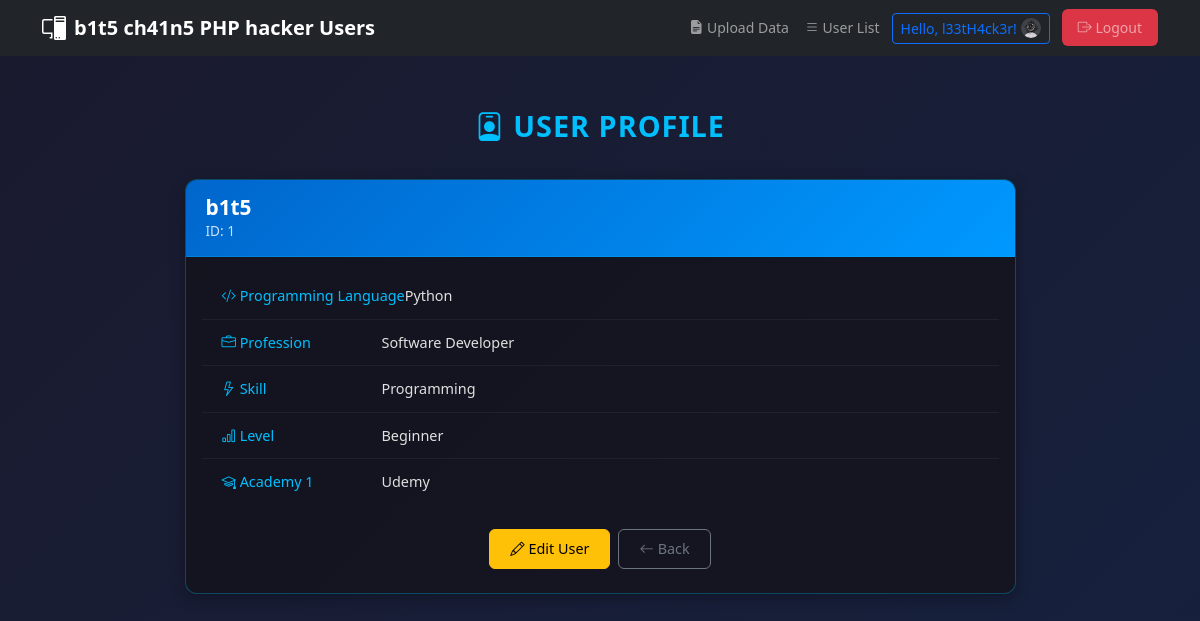
/includes/full_info.php?id=1&action=view (signed in), run on the app's committed database.
### tables this page shows
CREATE TABLE user_credentials (
  id_hacker TINYINT NOT NULL AUTO_INCREMENT PRIMARY KEY,
  hacker_name VARCHAR(20) NOT NULL UNIQUE,
  password VARCHAR(64) NOT NULL,  
  created_at TIMESTAMP DEFAULT CURRENT_TIMESTAMP
);

CREATE TABLE programming_lenguage_specialized (
  id_lenguage TINYINT NOT NULL AUTO_INCREMENT PRIMARY KEY, 
  lenguage_name VARCHAR(20)
);

CREATE TABLE profetions (
	id_profetion TINYINT NOT NULL AUTO_INCREMENT PRIMARY KEY,
    profetion_name VARCHAR(20) NOT NULL 
);

CREATE TABLE skills (
  id_skill TINYINT NOT NULL AUTO_INCREMENT PRIMARY KEY,
  skill_name VARCHAR(20) NOT NULL
);

CREATE TABLE skill_level (
  id_level TINYINT NOT NULL AUTO_INCREMENT PRIMARY KEY,
  level_name VARCHAR(13) DEFAULT NULL
);

CREATE TABLE academy_names (
  id_academy TINYINT NOT NULL AUTO_INCREMENT PRIMARY KEY,
  academy_name VARCHAR(20) DEFAULT NULL
);

### db/crud.php (called while the page is built, shortened)
<?php
    class Crud {
        private $ConnectioObject;
        function __construct($connection){
            $this->ConnectioObject = $connection;
        }
        function detail_users($id) {
            $this->id = $id;
            try {
                $Query = "SELECT uc.id_hacker as id_hacker,
                                 uc.hacker_name,
                                 pl.lenguage_name AS programming_lenguage,
                                 p.profetion_name AS profetion,
                                 s.skill_name AS skill,
                                 su.id_skill AS id_skill,
                                 l.level_name AS level_name,
                                 su.id_level
                          FROM user_credentials uc
                          LEFT JOIN programming_users_specialized pus ON uc.id_hacker = pus.id_hacker
                          LEFT JOIN programming_lenguage_specialized pl ON pus.id_lenguage = pl.id_lenguage
                          LEFT JOIN profetion_users pu ON uc.id_hacker = pu.id_hacker
                          LEFT JOIN profetions p ON pu.id_profetion = p.id_profetion
                          LEFT JOIN skill_user su ON uc.id_hacker = su.id_hacker
                          LEFT JOIN skills s ON su.id_skill = s.id_skill
                          LEFT JOIN skill_level l ON su.id_level = l.id_level
                          WHERE uc.id_hacker = :id";
                $stmt = $this->ConnectioObject->prepare($Query);
                $stmt->bindParam(':id', $this->id, PDO::PARAM_INT);
                $stmt->execute();
                return $stmt;
            } catch (PDOException $e) {
                error_log("Error in detail_users: " . $e->getMessage());
                return false;
            }
        }
        function user_academies($user_id) {
            $this->id = $user_id;
            try {
                $Query = "SELECT an.academy_name as academies_enrolled
                          FROM academy_users AS au
                          INNER JOIN academy_names AS an ON au.id_academy = an.id_academy
                          WHERE au.id_hacker = :user_id
                          ORDER BY 1";
                $stmt = $this->ConnectioObject->prepare($Query);
                $stmt->bindParam(':user_id', $this->id, PDO::PARAM_INT);
                $stmt->execute();
                return $stmt;
            } catch (PDOException $e) {
                echo "Error in user_academies: " . htmlspecialchars($e->getMessage());
                return false;
            }
        }
    }
?>

### includes/full_info.php (the view, shortened to what this page needs)
<?php
    include_once '../db/conect_database.php';
    include_once '../db/crud.php';
    $SqlOperation = new Crud($Connection);
    $AcademyInfo = null;
    $UserDetailRow = null;
    $show_access_denied = false;
    if (isset($_GET['id']) && !empty($_GET['id']) && isset($_SESSION['user_id'])) {
        $id_hacker = (int)$_GET['id'];
        $Alldata = $SqlOperation->detail_users($id_hacker);
        $AcademyInfo = $SqlOperation->user_academies($id_hacker);
        if ($Alldata) {
            $UserDetailRow = $Alldata->fetch(PDO::FETCH_ASSOC);
        }
    }
    include_once 'header_nav.php';
?>
<!DOCTYPE html>
<html lang="en">
<head>
    <link href="https://cdn.jsdelivr.net/npm/bootstrap@5.3.0/dist/css/bootstrap.min.css" rel="stylesheet">
    <link rel="stylesheet" href="https://cdn.jsdelivr.net/npm/bootstrap-icons@1.11.0/font/bootstrap-icons.css">
</head>
<body>
<section class="py-4">
    <div class="container">
        <div class="row justify-content-center">
            <div class="col-lg-10 col-xl-9">
                <?php if ($show_access_denied): ?>
                    <div class="alert alert-danger text-center">
                        <h5><i class="bi bi-shield-x"></i> Access Denied</h5>
                        <p class="mb-2">You need to be logged in to view this page.</p>
                        <a href="../index.php" class="btn btn-custom btn-back">← Go to Login</a>
                    </div>
                <?php elseif (isset($UserDetailRow) && $UserDetailRow): ?>
                    <div class="page-header">
                        <h2><?php echo isset($_GET['action']) && $_GET['action'] == 'edit' ? '<i class="bi bi-pencil-square"></i> Edit User' : '<i class="bi bi-person-badge"></i> User Profile'; ?></h2>
                    </div>
                    <div class="info-card">
                        <?php if (isset($_GET['action']) && $_GET['action'] == "view"): ?>
                            <div class="card-header-view">
                                <h4><?php echo htmlspecialchars($UserDetailRow['hacker_name'] ?? 'Unknown'); ?></h4>
                                <small>ID: <?php echo htmlspecialchars($UserDetailRow['id_hacker'] ?? 'N/A'); ?></small>
                            </div>
                            <div class="p-3">
                                <ul class="info-list">
                                    <li>
                                        <strong><i class="bi bi-code-slash"></i> Programming Language </strong>
                                        <span><?php echo htmlspecialchars($UserDetailRow['programming_lenguage'] ?? 'N/A'); ?></span>
                                    </li>
                                    <li>
                                        <strong><i class="bi bi-briefcase"></i> Profession</strong>
                                        <span><?php echo htmlspecialchars($UserDetailRow['profetion'] ?? 'N/A'); ?></span>
                                    </li>
                                    <li>
                                        <strong><i class="bi bi-lightning"></i> Skill</strong>
                                        <span><?php echo htmlspecialchars($UserDetailRow['skill'] ?? 'N/A'); ?></span>
                                    </li>
                                    <li>
                                        <strong><i class="bi bi-bar-chart"></i> Level</strong>
                                        <span><?php echo htmlspecialchars($UserDetailRow['level_name'] ?? 'N/A'); ?></span>
                                    </li>
                                    <?php if (isset($AcademyInfo) && $AcademyInfo !== false): ?>
                                        <?php
                                        $academyCount = 0;
                                        while ($academyRow = $AcademyInfo->fetch(PDO::FETCH_ASSOC)):
                                            $academyCount++;
                                        ?>
                                            <li>
                                                <strong><i class="bi bi-mortarboard"></i> Academy <?php echo $academyCount; ?></strong>
                                                <span><?php echo htmlspecialchars($academyRow['academies_enrolled'] ?? 'N/A'); ?></span>
                                            </li>
                                        <?php endwhile; ?>
                                    <?php endif; ?>
                                </ul>
                                <div class="d-flex gap-2 justify-content-center mt-4 mb-2">
                                    <a href="full_info.php?id=<?php echo $UserDetailRow['id_hacker']; ?>&action=edit"
                                       class="btn btn-custom btn-edit">
                                        <i class="bi bi-pencil"></i> Edit User
                                    </a>
                                    <a href="home.php" class="btn btn-custom btn-back">
                                        <i class="bi bi-arrow-left"></i> Back
                                    </a>
                                </div>
                            </div>
                        <?php endif; ?>
                    </div>
                <?php endif; ?>
            </div>
        </div>
    </div>
</section>
</body>
</html>

### includes/header_nav.php (style rules this page uses)
body { background-image: url('/bg.jpg'); background-size: cover; background-position: center; background-repeat: no-repeat; background-attachment: fixed; font-family: Arial; color: white; padding-top: 50px; }

### includes/full_info.php (style rules this page uses)
body { background: linear-gradient(135deg, #1a1a2e 0%, #16213e 100%); color: #e0e0e0; min-height: 100vh; font-size: 14px; }
.page-header { text-align: center; margin: 20px 0; padding: 15px; }
.page-header h2 { font-size: 1.8rem; font-weight: 600; color: #00bfff; margin: 0; text-transform: uppercase; letter-spacing: 1px; }
.info-card { background: rgba(20, 20, 30, 0.9); border: 1px solid rgba(0, 191, 255, 0.3); border-radius: 12px; box-shadow: 0 4px 15px rgba(0, 0, 0, 0.3); overflow: hidden; }
.card-header-view { background: linear-gradient(135deg, #0066cc, #0099ff); padding: 15px 20px; border-bottom: 1px solid rgba(0, 191, 255, 0.3); }
.card-header-view h4 { margin: 0; font-size: 1.3rem; font-weight: 600; color: #fff; }
.card-header-view small { color: rgba(255, 255, 255, 0.8); font-size: 0.85rem; }
.info-list { list-style: none; padding: 0; margin: 0; }
.info-list li { padding: 12px 20px; border-bottom: 1px solid rgba(255, 255, 255, 0.05); display: flex; font-size: 0.9rem; }
.info-list li:last-child { border-bottom: none; }
.info-list strong { color: #00bfff; min-width: 160px; font-weight: 500; }
.info-list span { color: #e0e0e0; flex: 1; }
.btn-custom { padding: 8px 20px; font-size: 0.9rem; font-weight: 500; border-radius: 6px; transition: all 0.2s ease; border: 1px solid; }
.btn-edit { background: #ffc107; border-color: #ffc107; color: #000; }
.btn-back { background: transparent; border-color: #6c757d; color: #6c757d; }

### data on the page
user_credentials: hacker_name "b1t5", id_hacker "1", programming_lenguage_specialized.lenguage_name "Python", profetions.profetion_name "Software Developer", skills.skill_name "Programming", skill_level.level_name "Beginner"
academy_names: academy_name "Udemy"

### other printed values
$_SESSION['username'] "l33tH4ck3r"
